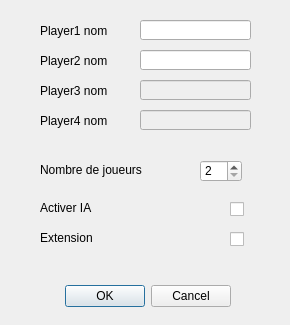
<?xml version="1.0" encoding="UTF-8"?>
<ui version="4.0">
 <class>game_setting</class>
 <widget class="QDialog" name="game_setting">
  <property name="geometry">
   <rect>
    <x>0</x>
    <y>0</y>
    <width>290</width>
    <height>325</height>
   </rect>
  </property>
  <property name="windowTitle">
   <string>Dialog</string>
  </property>
  <widget class="QDialogButtonBox" name="buttonBox">
   <property name="geometry">
    <rect>
     <x>-110</x>
     <y>280</y>
     <width>341</width>
     <height>32</height>
    </rect>
   </property>
   <property name="orientation">
    <enum>Qt::Horizontal</enum>
   </property>
   <property name="standardButtons">
    <set>QDialogButtonBox::Cancel|QDialogButtonBox::Ok</set>
   </property>
  </widget>
  <widget class="QLabel" name="label">
   <property name="geometry">
    <rect>
     <x>40</x>
     <y>20</y>
     <width>81</width>
     <height>21</height>
    </rect>
   </property>
   <property name="text">
    <string>Player1 nom</string>
   </property>
  </widget>
  <widget class="QLabel" name="label_2">
   <property name="geometry">
    <rect>
     <x>40</x>
     <y>160</y>
     <width>111</width>
     <height>20</height>
    </rect>
   </property>
   <property name="text">
    <string>Nombre de joueurs</string>
   </property>
  </widget>
  <widget class="QSpinBox" name="nb_jouers">
   <property name="geometry">
    <rect>
     <x>200</x>
     <y>160</y>
     <width>42</width>
     <height>22</height>
    </rect>
   </property>
   <property name="minimum">
    <number>2</number>
   </property>
   <property name="maximum">
    <number>4</number>
   </property>
  </widget>
  <widget class="QLabel" name="label_3">
   <property name="geometry">
    <rect>
     <x>40</x>
     <y>200</y>
     <width>91</width>
     <height>16</height>
    </rect>
   </property>
   <property name="text">
    <string>Activer IA</string>
   </property>
  </widget>
  <widget class="QCheckBox" name="AI_checkBox">
   <property name="geometry">
    <rect>
     <x>230</x>
     <y>200</y>
     <width>73</width>
     <height>18</height>
    </rect>
   </property>
   <property name="text">
    <string/>
   </property>
  </widget>
  <widget class="QLineEdit" name="usename1">
   <property name="geometry">
    <rect>
     <x>140</x>
     <y>20</y>
     <width>111</width>
     <height>20</height>
    </rect>
   </property>
  </widget>
  <widget class="QLabel" name="label_4">
   <property name="geometry">
    <rect>
     <x>40</x>
     <y>50</y>
     <width>81</width>
     <height>21</height>
    </rect>
   </property>
   <property name="text">
    <string>Player2 nom</string>
   </property>
  </widget>
  <widget class="QLabel" name="label_5">
   <property name="geometry">
    <rect>
     <x>40</x>
     <y>80</y>
     <width>81</width>
     <height>21</height>
    </rect>
   </property>
   <property name="text">
    <string>Player3 nom</string>
   </property>
  </widget>
  <widget class="QLabel" name="label_6">
   <property name="geometry">
    <rect>
     <x>40</x>
     <y>110</y>
     <width>81</width>
     <height>21</height>
    </rect>
   </property>
   <property name="text">
    <string>Player4 nom</string>
   </property>
  </widget>
  <widget class="QLineEdit" name="usename1_2">
   <property name="geometry">
    <rect>
     <x>140</x>
     <y>50</y>
     <width>111</width>
     <height>20</height>
    </rect>
   </property>
  </widget>
  <widget class="QLineEdit" name="usename1_3">
   <property name="enabled">
    <bool>false</bool>
   </property>
   <property name="geometry">
    <rect>
     <x>140</x>
     <y>80</y>
     <width>111</width>
     <height>20</height>
    </rect>
   </property>
  </widget>
  <widget class="QLineEdit" name="usename1_4">
   <property name="enabled">
    <bool>false</bool>
   </property>
   <property name="geometry">
    <rect>
     <x>140</x>
     <y>110</y>
     <width>111</width>
     <height>20</height>
    </rect>
   </property>
  </widget>
  <widget class="QLabel" name="label_7">
   <property name="geometry">
    <rect>
     <x>40</x>
     <y>230</y>
     <width>91</width>
     <height>16</height>
    </rect>
   </property>
   <property name="text">
    <string>Extension</string>
   </property>
  </widget>
  <widget class="QCheckBox" name="AI_checkBox_2">
   <property name="geometry">
    <rect>
     <x>230</x>
     <y>230</y>
     <width>73</width>
     <height>18</height>
    </rect>
   </property>
   <property name="text">
    <string/>
   </property>
  </widget>
 </widget>
 <resources/>
 <connections>
  <connection>
   <sender>buttonBox</sender>
   <signal>rejected()</signal>
   <receiver>game_setting</receiver>
   <slot>reject()</slot>
   <hints>
    <hint type="sourcelabel">
     <x>196</x>
     <y>300</y>
    </hint>
    <hint type="destinationlabel">
     <x>286</x>
     <y>274</y>
    </hint>
   </hints>
  </connection>
  <connection>
   <sender>buttonBox</sender>
   <signal>clicked(QAbstractButton*)</signal>
   <receiver>game_setting</receiver>
   <slot>accept()</slot>
   <hints>
    <hint type="sourcelabel">
     <x>144</x>
     <y>302</y>
    </hint>
    <hint type="destinationlabel">
     <x>190</x>
     <y>130</y>
    </hint>
   </hints>
  </connection>
  <connection>
   <sender>buttonBox</sender>
   <signal>accepted()</signal>
   <receiver>game_setting</receiver>
   <slot>accept()</slot>
   <hints>
    <hint type="sourcelabel">
     <x>108</x>
     <y>297</y>
    </hint>
    <hint type="destinationlabel">
     <x>111</x>
     <y>199</y>
    </hint>
   </hints>
  </connection>
 </connections>
</ui>
